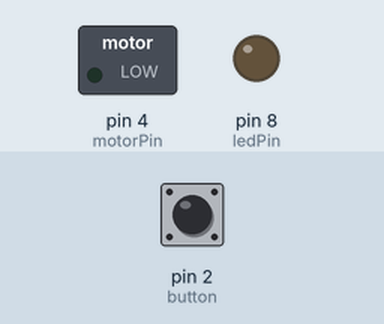
Simulated run of this sketch. Board: Arduino Uno, built with avr-gcc and run on an emulated ATmega328P. Shown: switched loads named in the sketch (green lamp = pin HIGH), output pins drawn as LEDs (lit = HIGH). Dashed ring = blinking. The inputs (shaded band) are chosen by the test bench; at power-on: pin 2 (button) LOW.

Above: at 1.2 s.
1.3 s: pin 2 (button) pulled HIGH for 0.15 s
At 1.7 s:
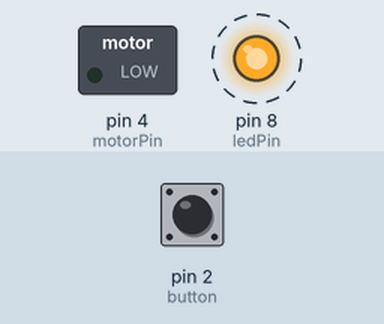
Timing chart, 0 to 10.4 s (numbered marks = the images above; inputs shaded):
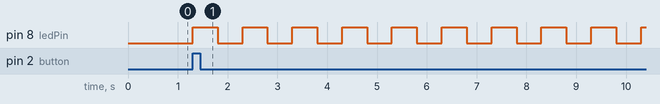

The sketch:

bracelet.ino
```cpp
#define ledPin 8
#define button 2
#define motorPin 4

int buttonState = 0;
int currentState = 0;

void setup() {
  // put your setup code here, to run once:
  pinMode(ledPin, OUTPUT);
  digitalWrite(ledPin, LOW);
  pinMode(motorPin, OUTPUT);
}

void loop() {
  // put your main code here, to run repeatedly:
  buttonState = digitalRead(button);
  if ((buttonState == HIGH) && (currentState == 0)) {
        buttonState == LOW;
        currentState = 1;
        for (int i=0; i<20; i++) {
          digitalWrite(ledPin, HIGH);
          delay(500);
          //vib_pattern(1000, 750, 500, 250, 255, 127);
          digitalWrite(ledPin, LOW);
          delay(500);
          if (currentState == 1) {
            if (buttonState == HIGH) {
              currentState = 0;
            }
          }
    }
    }
}

//two different durations, intensities, and gap lengths
//x = gap length 1, y = gap length 2
//z = duration 1, q = duration 2
//a = intensity 1, b = intensity 2
void vib_pattern(int x, int y, int z, int q, int a, int b) {
  analogWrite(motorPin, 0);
  delay(x);
  analogWrite(motorPin, a);
  delay(z);
  analogWrite(motorPin, 0);
  delay(y);
  analogWrite(motorPin, b);
  delay(q);
}
```

Measured:
- after the input at 1.3 s, pin 8 (ledPin): alternates HIGH for 0.50 s and LOW for 0.50 s, starting at once
